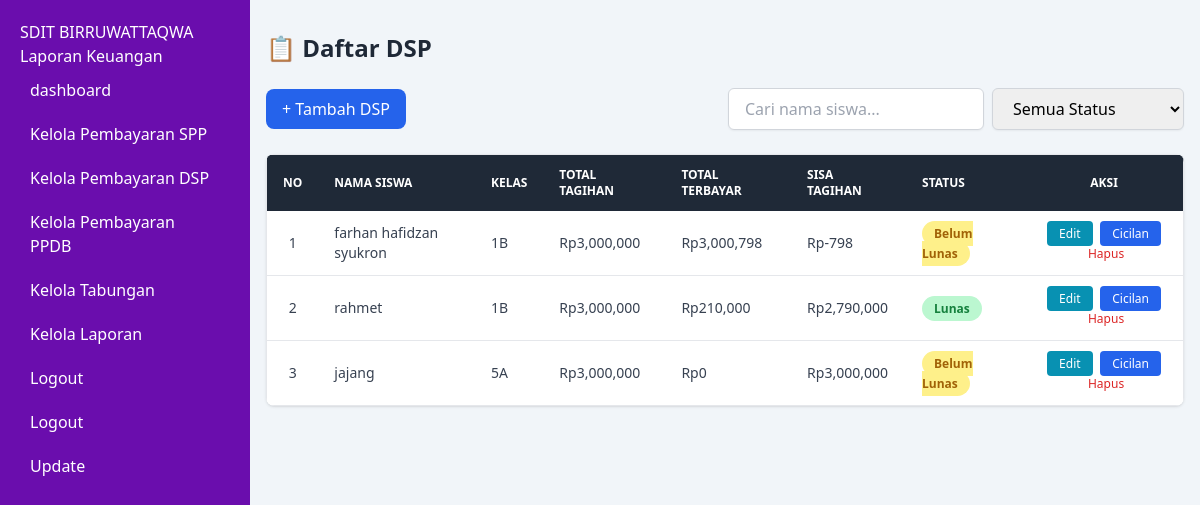
Screenshot of /dsp/ (signed in) with the database file from the repository.
### keuangan/models.py (models this page shows, shortened)
class DSP(models.Model):
    siswa = models.ForeignKey(Siswa, on_delete=models.CASCADE)
    total_tagihan = models.DecimalField(max_digits=10, decimal_places=2, default=3000000)
    tanggal_mulai = models.DateField(default=timezone.now)
    jatuh_tempo = models.DateField()
    status = models.CharField(
        max_length=20,
        choices=[
            ('belum lunas', 'Belum Lunas'),
            ('lunas', 'Lunas')
        ],
        default='belum lunas'
    )
    def total_terbayar(self):
        from django.db.models import Sum # Import di sini agar tidak ada circular import
        return self.dspcicilan_set.aggregate(Sum('jumlah'))['jumlah__sum'] or 0
    def sisa_tagihan(self):
        return self.total_tagihan - self.total_terbayar()

class Siswa(models.Model):
    user = models.OneToOneField(User, on_delete=models.CASCADE)
    nama = models.CharField(max_length=100)
    kelas = models.CharField(max_length=50)
    no_rekening = models.CharField(max_length=20)

### keuangan/views.py (the view)
# urls.py: path('dsp/', views.dsp_list, name='dsp_list'),
@login_required
def dsp_list(request):
    dsps = DSP.objects.select_related('siswa')
    return render(request, 'keuangan/admin/daftar_dsp.html', {'dsps': dsps})

### keuangan/templates/keuangan/admin/daftar_dsp.html (shortened to what this page needs)
{% load humanize %}
{% load static %}
{% load widget_tweaks %}
<!DOCTYPE html>
<html lang="id">
<head>
  <script src="https://cdn.tailwindcss.com"></script>
  <link href="https://unpkg.com/aos@2.3.1/dist/aos.css" rel="stylesheet">
</head>
<body class="font-sans">
  <div class="sidebar">
    <h4>SDIT BIRRUWATTAQWA</h4>
    <p>Laporan Keuangan</p>
    <a href="{% url 'dashboard_redirect' %}">dashboard</a>
    <a href="{% url 'kelola_pembayaran' %}">Kelola Pembayaran SPP</a>
    <a href="{% url 'dsp_list' %}">Kelola Pembayaran DSP</a>
    <a href="{% url 'ppdb_list' %}">Kelola Pembayaran PPDB </a>
    <a href="{% url 'kelola_tabungan' %}">Kelola Tabungan</a>
    <a href="{% url 'laporan_keuangan' %}"> Kelola Laporan</a>
    <a href="{% url 'logout' %}">Logout</a>    <a href="#">Logout</a>
    <a href="{% url 'daftar_siswa' %}">Update</a>
  </div>
  <div class="main-content">
    <h2 class="text-2xl font-bold mb-6 text-gray-800" data-aos="fade-right">📋 Daftar DSP</h2>
    <div class="mb-6 flex flex-col md:flex-row md:items-center md:justify-between gap-4" data-aos="fade-up">
      <a href="{% url 'form_dsp_baru' %}" class="inline-flex items-center px-4 py-2 bg-blue-600 text-white rounded-lg hover:bg-blue-700 transition">
        + Tambah DSP
      </a>
      <div class="flex flex-col md:flex-row gap-2">
        <input type="text" id="searchInput" placeholder="Cari nama siswa..."
          class="px-4 py-2 border border-gray-300 rounded-md w-full md:w-64 focus:ring-2 focus:ring-blue-400 transition duration-150 shadow-sm" />
        <select id="statusFilter"
          class="px-4 py-2 border border-gray-300 rounded-md w-full md:w-48 focus:ring-2 focus:ring-blue-400 transition duration-150 shadow-sm">
          <option value="">Semua Status</option>
        </select>
      </div>
    </div>
    <div class="overflow-x-auto shadow rounded-lg" data-aos="fade-up">
      <table class="w-full text-sm text-left text-gray-700 bg-white border border-gray-200 rounded-lg shadow-md" id="dspTable">
        <thead class="text-xs text-white uppercase bg-gray-800">
          <tr>
            <th class="px-4 py-3 text-center">No</th>
            <th class="px-4 py-3">Nama Siswa</th>
            <th class="px-4 py-3">Kelas</th>
            <th class="px-4 py-3">Total Tagihan</th>
            <th class="px-4 py-3">Total Terbayar</th>
            <th class="px-4 py-3">Sisa Tagihan</th>
            <th class="px-4 py-3">Status</th>
            <th class="px-4 py-3 text-center">Aksi</th>
          </tr>
        </thead>
        <tbody>
          {% for dsp in dsps %}
            <tr class="border-b hover:bg-blue-50 transition" data-aos="fade-up" data-nama="{{ dsp.siswa.nama|lower }}" data-status="{{ dsp.status|lower }}">
              <td class="px-4 py-3 text-center">{{ forloop.counter }}</td>
              <td class="px-4 py-3">{{ dsp.siswa.nama }}</td>
              <td class="px-4 py-3">{{ dsp.siswa.kelas }}</td>
              <td class="px-4 py-3">Rp{{ dsp.total_tagihan|floatformat:0|intcomma }}</td>
              <td class="px-4 py-3">Rp{{ dsp.total_terbayar|floatformat:0|intcomma }}</td>
              <td class="px-4 py-3">Rp{{ dsp.sisa_tagihan|floatformat:0|intcomma }}</td>
              <td class="px-4 py-3">
                {% if dsp.status|lower == "lunas" %}
                  <span class="px-3 py-1 text-xs font-semibold text-green-700 bg-green-200 rounded-full">Lunas</span>
                {% else %}
                  <span class="px-3 py-1 text-xs font-semibold text-yellow-700 bg-yellow-200 rounded-full">Belum Lunas</span>
                {% endif %}
              </td>
              <td class="px-4 py-3 text-center space-x-1">
                <a href="{% url 'form_dsp' dsp.id %}" class="text-white bg-cyan-600 hover:bg-cyan-700 px-3 py-1 rounded text-xs">Edit</a>
                <a href="{% url 'dsp_cicilan_list' dsp.id %}" class="text-white bg-blue-600 hover:bg-blue-700 px-3 py-1 rounded text-xs">Cicilan</a>
                <a href="{% url 'dsp_delete' dsp.id %}" onclick="return confirm('Yakin ingin menghapus DSP ini?')" class="text-red-600 hover:text-red-800 text-xs">Hapus</a>
              </td>
            </tr>
          {% empty %}
            <tr>
              <td colspan="8" class="text-center px-4 py-5 text-gray-500">Tidak ada data DSP.</td>
            </tr>
          {% endfor %}
        </tbody>
      </table>
    </div>
  </div>
</body>
</html>

### keuangan/templates/keuangan/admin/daftar_dsp.html (style rules this page uses)
body { background-color: #f1f5f9; }
.sidebar { width: 250px; background: #6a0dad; color: white; min-height: 100vh; padding: 20px; position: fixed; }
.sidebar a { color: white; text-decoration: none; display: block; padding: 10px; }
.main-content { margin-left: 250px; padding: 2rem 1rem; }

### rows the page displays
DSP: siswa.nama "farhan hafidzan syukron", siswa.kelas "1B", total_tagihan "3,000,000", total_terbayar "3,000,798", sisa_tagihan "-798", status "Belum Lunas"
DSP: siswa.nama "rahmet", siswa.kelas "1B", total_tagihan "3,000,000", total_terbayar "210,000", sisa_tagihan "2,790,000", status "Lunas"
DSP: siswa.nama "jajang", siswa.kelas "5A", total_tagihan "3,000,000", total_terbayar "0", sisa_tagihan "3,000,000", status "Belum Lunas"
